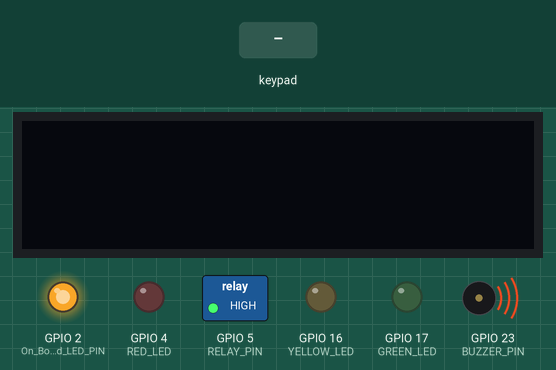
A program run on a simulated ESP32. Shown: 128×32 one-colour display, switched loads named in the program (green lamp = pin HIGH), output pins drawn as LEDs (lit = HIGH), buzzer (waves = sounding). Inputs (shaded band) come from the test bench. WiFi joins after 1.5 s; servers stay silent unless stated; no MQTT or app messages arrive unless stated; what the program prints to the serial monitor is not drawn.

Above: at 2.7 s.
2.8 s: key 'C' pressed
5.8 s: keypad keys 1 3 1 2 1 4 2 7 D pressed 0.4 s apart
At 10.35 s:
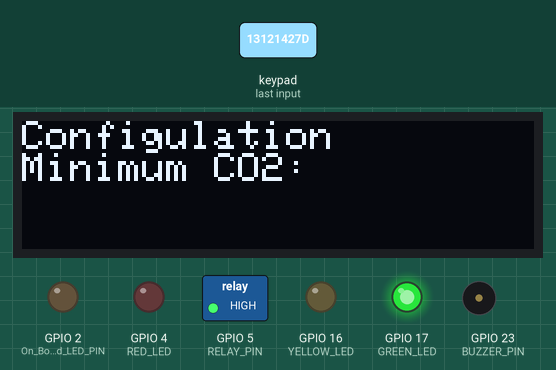
10.9 s: keypad keys 2 6 2 5 3 3 3 2 D pressed 0.4 s apart
At 15.2 s:
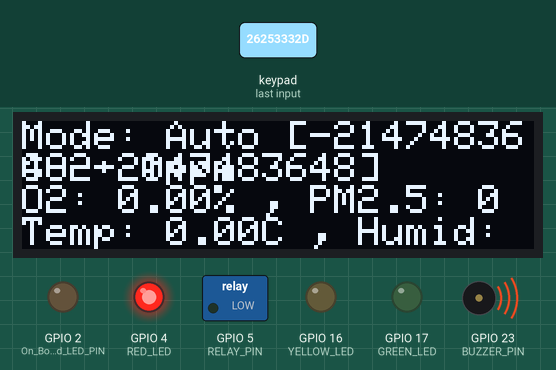
16.0 s: key 'B' pressed
At 16.5 s:
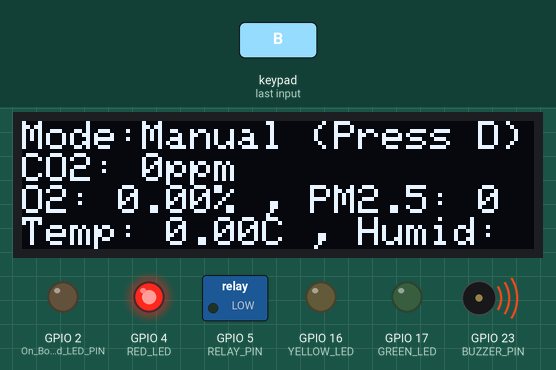
19.0 s: key 'D' pressed
At 19.25 s:
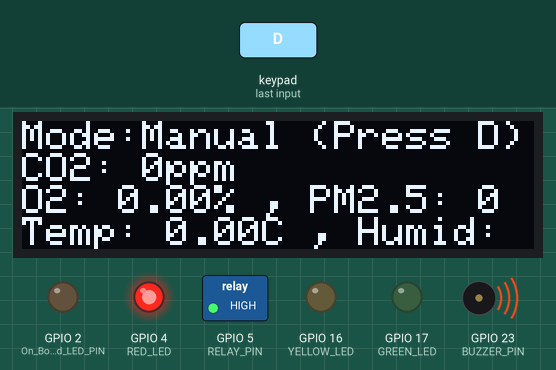
21.1 s: keypad keys 1 3 1 2 1 4 2 7 * pressed 0.4 s apart
At 26.46 s:
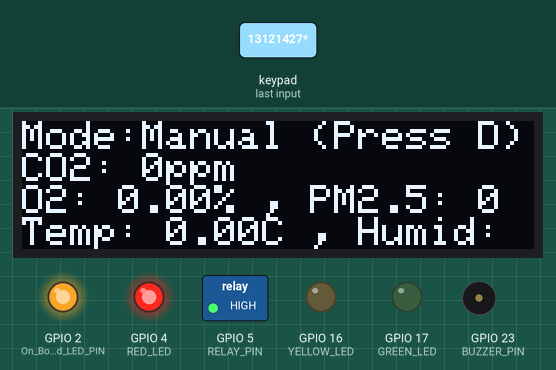
Timing chart, 0 to 28.7 s (numbered marks = the images above; inputs shaded):
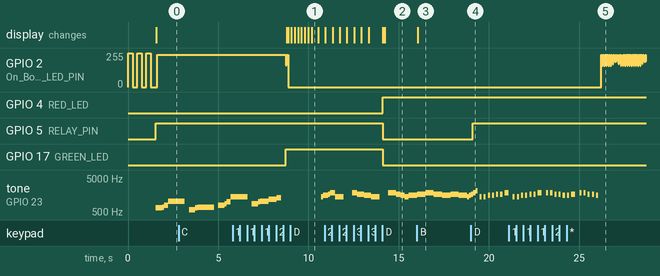

The program:

main.cpp
```cpp
#include <googleSheet.h>
#include <mqttCloudSub.h>
#include <Automation.h>

// Task handles
TaskHandle_t Task1;  // Core 0 - Read sensor data
TaskHandle_t Task2;  // Core 1 - Send data to cloud

// Mutex for thread safety
SemaphoreHandle_t dataMutex;

void connectWiFi(){
  // Set Wifi to STA mode
  Serial.println();
  Serial.println("-------------");
  Serial.println("WIFI mode : STA");
  WiFi.mode(WIFI_STA);
  Serial.println("-------------");

  // Connect to Wi-Fi (STA).
  Serial.println();
  Serial.println("------------");
  Serial.print("Connecting to ");
  Serial.println(ssid);
  WiFi.begin(ssid, password);

  // The process of connecting ESP32 with WiFi Hotspot / WiFi Router.
  // The process timeout of connecting ESP32 with WiFi Hotspot / WiFi Router is 20 seconds.
  // If within 20 seconds the ESP32 has not been successfully connected to WiFi, the ESP32 will restart.
  // I made this condition because on my ESP32, there are times when it seems like it can't connect to WiFi, so it needs to be restarted to be able to connect to WiFi.

  int connecting_process_timed_out = 20; //--> 20 = 20 seconds.
  connecting_process_timed_out = connecting_process_timed_out * 2;

  while (WiFi.status() != WL_CONNECTED) {

    Serial.print(".");

    digitalWrite(On_Board_LED_PIN, HIGH);
    delay(250);

    digitalWrite(On_Board_LED_PIN, LOW);
    delay(250);

    if (connecting_process_timed_out > 0)
      connecting_process_timed_out--;

    if (connecting_process_timed_out == 0) {
      delay(1000);
      ESP.restart();
    }
  }

  digitalWrite(On_Board_LED_PIN, LOW);

  Serial.println();
  Serial.println("WiFi connected");
  Serial.println("------------");
}

void functionTask1(void * parameter){

  while (1){
    // Take the mutex before modifying the global variable
    if (xSemaphoreTake(dataMutex, portMAX_DELAY) == pdTRUE) {
      automationLoop();
      // Release the mutex after updating
      xSemaphoreGive(dataMutex);

    }

    vTaskDelay(pdMS_TO_TICKS(100)); // Delay 0.1 ms
  }
}

void functionTask2(void * parameter){
  while (1){
    // Take the mutex before reading the global variable
    //if (xSemaphoreTake(dataMutex, portMAX_DELAY) == pdTRUE) {

    mqttConnected();
    googleSheetWrite();

      // Release the mutex after reading
      //xSemaphoreGive(dataMutex);
    //}

    playMusic();
    //vTaskDelay(pdMS_TO_TICKS(100)); // Read every 20s
}
}

void setup() {
    // put your setup code here, to run once:

    Serial.begin(115200);

    pinMode(On_Board_LED_PIN, OUTPUT);

    // Create a mutex to protect sensorData
    dataMutex = xSemaphoreCreateMutex();
    if (dataMutex == NULL) {
        Serial.println("Error: Mutex creation failed!");
        return;
    }

    connectWiFi();
    mqttSetUp();
    soundSetUp();
    automationSetUp();

    // Create tasks
    xTaskCreatePinnedToCore(functionTask1, "Input Data", 10000, NULL, 1, &Task1, 0);  // Core 0
    xTaskCreatePinnedToCore(functionTask2, "Automation & Send Data to Cloud", 10000, NULL, 1, &Task2, 1);  // Core 1
}

void loop() {
  // Empty because FreeRTOS manages tasks
}
```

Automation.h
```cpp
#include <settingMacros.h>
#include <playSound.h>

Adafruit_SSD1306 display(SCREEN_WIDTH, SCREEN_HEIGHT, &Wire, OLED_RESET);

// Function for Numpad
int insertDigit(int x, int digit, int position) {
  int numDigits = log10(x) + 1;  // Count total digits in x
  int adjustedPos = numDigits - position;  // Convert LTR to RTL position

  int leftPart = x / pow(10, adjustedPos);  // Extract left part
  int rightPart = x % (int)pow(10, adjustedPos); // Extract right part

  return leftPart * pow(10, adjustedPos + 1) + digit * pow(10, adjustedPos) + rightPart;
}

int getPosition(int x) {
  int position = 0;
  while (x > 0) {
      x /= 10;
      position++;
  }
  return position;
}

int deleteDigit(int number, int position) {
  String numStr = String(number); // Convert number to string
  int len = numStr.length();
  if (position < 1 || position > len) {
      return number; // Return original number if position is invalid
  }
  numStr.remove(position - 1, 1); // Remove the digit at the given position
  return numStr.toInt(); // Convert back to integer and return
}

void automationSetUp(){
  //Relay and LED
  pinMode(RELAY_PIN, OUTPUT);
  pinMode(GREEN_LED, OUTPUT);
  pinMode(YELLOW_LED, OUTPUT);
  pinMode(RED_LED, OUTPUT);
  //OLCD
  if (!display.begin(SSD1306_SWITCHCAPVCC, SCREEN_ADDRESS)) {
    Serial.println(F("SSD1306 allocation failed"));
    delay(1000);
    ESP.restart();
  }
  display.clearDisplay();
  // Initialize serial communication
}

void automationLoop(){
  // Pin
  int relayState = digitalRead(RELAY_PIN);
  char customKey = customKeypad.getKey();
  display.clearDisplay();
  display.setTextSize(1);
  display.setTextColor(SSD1306_WHITE);

  // Pin when press
  if (customKey){
    if (customKey == 'A') {
      inputData.Modes = 1;
    }
    else if (customKey == 'B') {
      inputData.Modes = 2;
    }
    else if (customKey == 'C') {
      int set_min = inputData.MinCO2;
      int digit_min = getPosition(set_min);
      int set_max = inputData.MaxCO2;
      int digit_max = getPosition(set_max);
      while (true){
        Serial.println("looped");
        display.clearDisplay();
        display.setTextSize(1);
        display.setCursor(0, 0);
        display.print("Configulation");
        display.setCursor(0, 8);
        display.print("Minimum CO2:");
        display.setTextSize(2);
        display.setCursor(0,16);
        if (set_min > 0){
          display.print(set_min);
        }
        customKey = customKeypad.getKey();
        if (customKey){
          if (customKey == '#' && set_min >= 0){
            set_min = deleteDigit(set_min,digit_min);
            digit_min--;
          }
          else if (customKey >= '0' && customKey <= '9'){
            if (set_min==0){
              set_min = set_min + (customKey - '0');
              digit_min++;
            }
            else if (set_min>0){
              set_min = insertDigit(set_min,customKey - '0',digit_min);
              digit_min++;
            }
          }
          else if (customKey == 'D'){
            inputData.MinCO2 = set_min;
            break;
          }
        }
        display.display();
      }
      while (true){
        display.clearDisplay();
        display.setTextSize(1);
        display.setCursor(0, 0);
        display.print("Configulation");
        display.setCursor(0, 8);
        display.print("Maximum CO2:");
        display.setTextSize(2);
        display.setCursor(0, 16);
        if (set_max > 0){
          display.print(set_max);
        }
        customKey = customKeypad.getKey();
        if (customKey){
          if (customKey == '#' && set_max >= 0){
            set_max = deleteDigit(set_max,digit_max);
            digit_max--;
          }
          else if (customKey >= '0' && customKey <= '9'){
            if (set_max==0){
              set_max = set_max + (customKey - '0');
              digit_max++;
            }
            else if (set_max>0){
              set_max = insertDigit(set_max,customKey - '0',digit_max);
              digit_max++;
            }
          }
          else if (customKey == 'D'){
            inputData.MaxCO2 = set_max;
            break;
          }
        }
        display.display();
      }
    }
    else if (customKey == 'D') {
      if (inputData.Modes == 2){
          if (relayState == HIGH) {
              digitalWrite(RELAY_PIN, LOW);   // Turn relay OFF
          }
          else {
              digitalWrite(RELAY_PIN, HIGH);  // Turn relay ON
          }
      }
    }
    else if (customKey == '*') {
      if (inputData.stopMusic == false) {
        inputData.stopMusic = true;
      }
      else {
        inputData.stopMusic = false;
      }
    }
  }
//Cullent modes
    if (inputData.Modes == 1) {
      display.setCursor(0, 0);
      display.print("Mode: Auto [");
      display.print(inputData.MinCO2);
      display.print("-");
      display.print(inputData.MaxCO2);
      display.print("]");
      if (sensorData.CO2 < inputData.MinCO2) {
        if (relayState == LOW) {
          Serial.println("I will turn off");
          digitalWrite(RELAY_PIN, HIGH);
          music1();
        }
      } else if (sensorData.CO2 > inputData.MaxCO2) {
         if (relayState == HIGH) {
          Serial.println("I will turn on");
          digitalWrite(RELAY_PIN, LOW);
        }
      }
//---------------------------------------------------------------------------------------
    } else if (inputData.Modes == 2) {
      display.setCursor(0, 0);
      display.print("Mode:Manual (Press D)");
    }
//=======================================================================================
//Air monitor on OLCD
    display.setCursor(0, 8);
    display.print("CO2: ");
    display.print(sensorData.CO2);
    display.print("ppm");
    display.setCursor(0, 16);
    display.print("O2: ");
    display.print(sensorData.O2);
    display.print("% , ");
    display.print("PM2.5: ");
    display.print(sensorData.pm2_5);
    display.setCursor(0, 24);
    display.print("Temp: ");
    display.print(sensorData.Temp);
    display.print("C , ");
    display.print("Humid: ");
    display.print(sensorData.Hum);
    display.print("%");
    display.display();

    // Alert System
    if (sensorData.CO2 <= inputData.MinCO2){
      digitalWrite(GREEN_LED, HIGH);
      digitalWrite(YELLOW_LED, LOW);
      digitalWrite(RED_LED, LOW);
    }
    else if (sensorData.CO2 > inputData.MinCO2 && sensorData.CO2 <= inputData.MaxCO2){
      digitalWrite(GREEN_LED, LOW);
      digitalWrite(YELLOW_LED, HIGH);
      digitalWrite(RED_LED, LOW);
    }
    else if (sensorData.CO2 > inputData.MaxCO2){
      digitalWrite(GREEN_LED, LOW);
      digitalWrite(YELLOW_LED, LOW);
      digitalWrite(RED_LED, HIGH);
    }
}
```

googleSheet.h
```cpp
#include <settingMacros.h>

// Google script Web_App_URL.
String Web_App_URL = "xxxxx";

void googleSheetWrite(){
  // ✅ Check if WiFi is connected
  if (WiFi.status() == WL_CONNECTED) {
      digitalWrite(On_Board_LED_PIN, HIGH);

      // ✅ Check if any sensor data is zero
      if (sensorData.CO2 == 0 || sensorData.O2 == 0 || sensorData.pm2_5 == 0 ||
          sensorData.Temp == 0 || sensorData.Hum == 0) {
          Serial.println("❌ Sensor data contains zero! Data NOT sent.");
          digitalWrite(On_Board_LED_PIN, LOW);
          return;  // Exit the function without sending data
      }

      // ✅ Create the URL for sending data
      String Send_Data_URL = Web_App_URL + "?sts=write";
      Send_Data_URL += "&co2=" + String(sensorData.CO2);
      Send_Data_URL += "&o2=" + String(sensorData.O2);
      Send_Data_URL += "&pm2_5=" + String(sensorData.pm2_5);
      Send_Data_URL += "&temp=" + String(sensorData.Temp);
      Send_Data_URL += "&hum=" + String(sensorData.Hum);
      Send_Data_URL += "&modes=" + String(inputData.Modes);
      Send_Data_URL += "&maxco2=" + String(inputData.MaxCO2);
      Send_Data_URL += "&minco2=" + String(inputData.MinCO2);
      Send_Data_URL += "&stopmusic=" + String(inputData.stopMusic);

      Serial.println();
      Serial.println("-------------");
      Serial.println("✅ Sending data to Google Spreadsheet...");
      Serial.print("URL : ");
      Serial.println(Send_Data_URL);

      // ✅ Initialize HTTPClient
      HTTPClient http;

      // ✅ HTTP GET Request
      http.begin(Send_Data_URL.c_str());
      http.setFollowRedirects(HTTPC_STRICT_FOLLOW_REDIRECTS);

      int httpCode = http.GET();  // Get HTTP response
      Serial.print("HTTP Status Code : ");
      Serial.println(httpCode);

      if (httpCode > 0) {
          String payload = http.getString();
          Serial.println("✅ Response: " + payload);
      }

      http.end();
      digitalWrite(On_Board_LED_PIN, LOW);
      Serial.println("-------------");
  }
}
```

mqttCloudSub.h
```cpp
#include <settingMacros.h>

// Create a Wi-Fi and MQTT client
WiFiClient espClient;
PubSubClient client(espClient);

// Function to reconnect to the MQTT broker
void reconnect() {
  while (!client.connected()) {
    Serial.print("Attempting MQTT connection...");
    // Attempt to connect
    String client_id = "esp32-client-";
    client_id += String(WiFi.macAddress());
    if (client.connect(client_id.c_str())) {
      Serial.println("Connected to MQTT broker");
      // Subscribe to the topic once connected
      client.subscribe(subscribeTopic);
    } else {
      Serial.print("Failed to connect. Retrying in 1 seconds...");
      vTaskDelay(pdMS_TO_TICKS(100));
    }
  }
}

// Callback function for MQTT message handling
void mqttCallback(char* topic, byte* payload, unsigned int length) {
  Serial.print("Message received on topic: ");
  Serial.print(topic);
  Serial.print(" - ");

  // Print the received message
  String message = "";
  for (int i = 0; i < length; i++) {
    message += (char)payload[i];
  }
  Serial.println(message);

  // Parse JSON
  StaticJsonDocument<256> doc;
  DeserializationError error = deserializeJson(doc, message);

  if (error) {
    Serial.println("JSON parsing failed!");
    return;
  }

  if (doc.containsKey("co2")) sensorData.CO2 = doc["co2"];
  if (doc.containsKey("pm2_5")) sensorData.pm2_5 = doc["pm2_5"];
  if (doc.containsKey("o2")) sensorData.O2 = doc["o2"];
  if (doc.containsKey("temp")) sensorData.Temp = doc["temp"];
  if (doc.containsKey("humidity")) sensorData.Hum = doc["humidity"];
}

void mqttSetUp() {
  // Set up MQTT client
  client.setServer(mqttServer, mqttPort);
  client.setCallback(mqttCallback);
}

void mqttConnected() {
  // Ensure the MQTT client remains connected
  if (!client.connected()) {
    reconnect();
  }
  client.loop();
}
```

settingMacros.h
```cpp
#ifndef SETTINGMACROS_H
#define SETTINGMACROS_H

#include <Arduino.h>
#include <WiFi.h>
#include <PubSubClient.h>
#include <HTTPClient.h>
#include <PubSubClient.h>
#include <ArduinoJson.h>
#include <Keypad.h>
#include <Wire.h>
#include <Adafruit_GFX.h>
#include <Adafruit_SSD1306.h>

// Define the macro
#define On_Board_LED_PIN 2

// LED and Relay
#define RELAY_PIN 5 // Relay control pin
#define GREEN_LED 17 // Green LED pin
#define YELLOW_LED 16 // Yellow LED pin
#define RED_LED 4 // Red LED pin

#define BUZZER_PIN 23  // Choose any PWM-capable GPIO

#define SCREEN_WIDTH 128
#define SCREEN_HEIGHT 32
#define OLED_RESET    -1
#define SCREEN_ADDRESS 0x3C  // I2C address of the display

// Define a struct to send multiple data values
struct SensorData {
    int CO2;
    float O2;
    int pm2_5;
    float Temp;
    float Hum;
  };

struct InputData {
  int Modes = 1;
  int MaxCO2 = 1000;
  int MinCO2 = 800;
  bool stopMusic = false;
};

// Declare a global variable (defined in main.cpp)
SensorData sensorData;
InputData inputData;

// SSID and PASSWORD of your WiFi network.
const char* ssid = "xxxxx";  //--> Your wifi name
const char* password = "xxxxx"; //--> Your wifi password

// MQTT Broker details
const char* mqttServer = "202.44.44.233";
const int mqttPort = 1883;
const char* subscribeTopic = "indoor/env_sensors";

// Keypad
const byte ROWS = 4; //four rows
const byte COLS = 4; //four columns
//define the cymbols on the buttons of the keypads
char hexaKeys[ROWS][COLS] = {
  {'1','2','3','A'},
  {'4','5','6','B'},
  {'7','8','9','C'},
  {'*','0','#','D'}
};
byte rowPins[ROWS] = {13, 12, 14, 27}; //connect to the row pinouts of the keypad
byte colPins[COLS] = {26, 25, 33, 32}; //connect to the column pinouts of the keypad
//initialize an instance of class NewKeypad
Keypad customKeypad = Keypad( makeKeymap(hexaKeys), rowPins, colPins, ROWS, COLS);

#endif // SETTINGMACROS_H
```

Source omitted: playSound.h (8010 bytes)

Measured:
- after the input at 5.8 s, GPIO 2 (On_Board_LED_PIN): goes on until 8.9 s, then stays 0/255; the display: first differs from a run without the input after 3.2 s (image 1 shows a later state)
- after the input at 10.9 s, GPIO 4 (RED_LED): LOW → HIGH after 3.2 s; GPIO 5 (RELAY_PIN), GPIO 17 (GREEN_LED): HIGH → LOW after 3.2 s; the display: first changes at once (image 2 shows a later state)
- after the input at 16.0 s, the display: changes after 0.05 s (image 3)
- after the input at 19.0 s, GPIO 5 (RELAY_PIN): LOW → HIGH after 0.09 s
- by itself, tone on GPIO 23 (BUZZER_PIN): plays 1661 Hz for 0.12 s, 1864 Hz for 0.29 s, 1396 Hz for 0.46 s, 1864 Hz for 0.28 s, 1661 Hz for 0.40 s, 1567 Hz for 0.40 s … (12 notes in this stretch)
